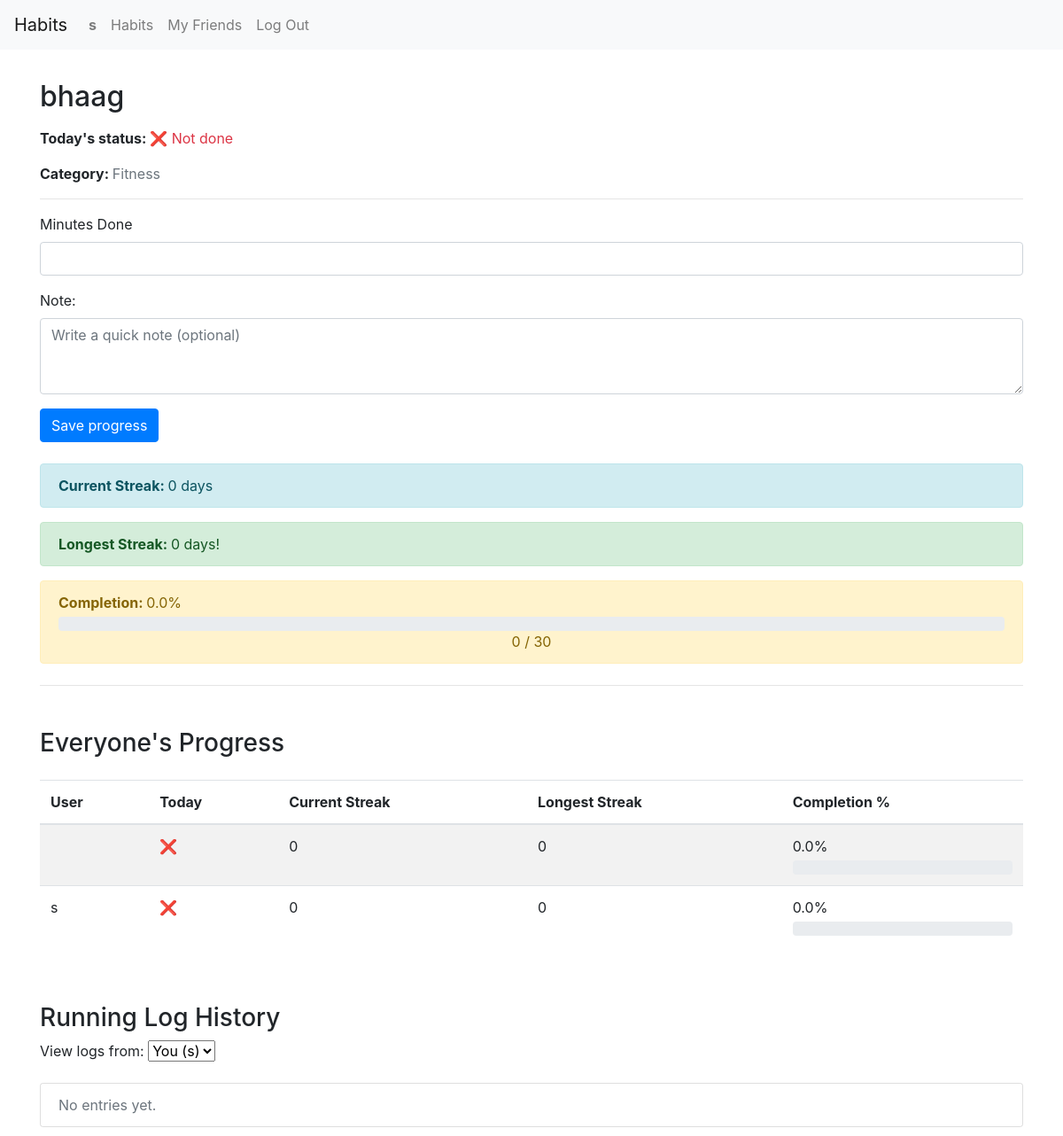
The page /habit/4/ (signed in) on the database as committed earlier.
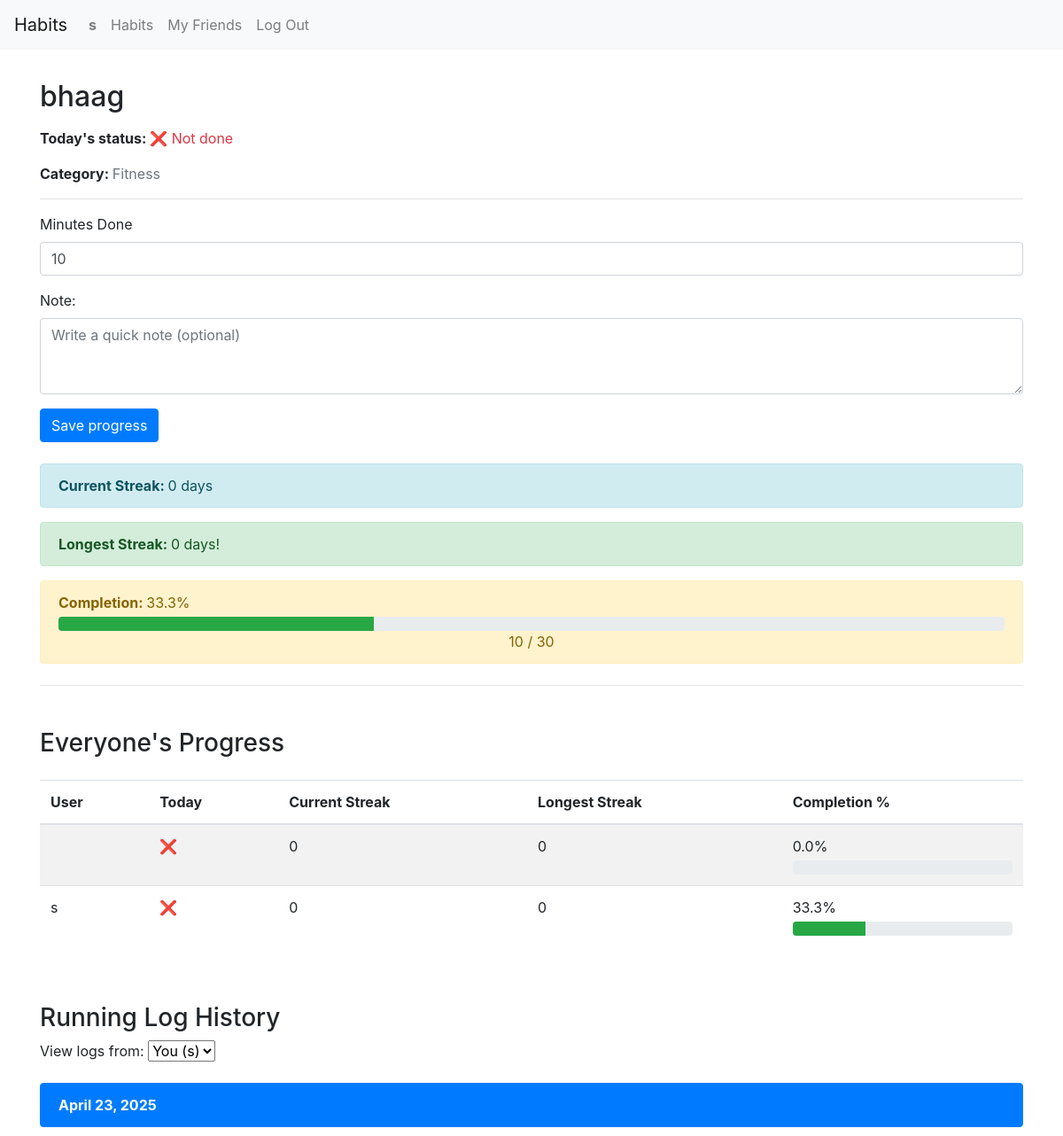
The same page on the database as committed later.
### tracker/models.py (models this page shows, shortened)
class User(AbstractUser):
    friends = models.ManyToManyField("self", symmetrical=True, blank=True)

class Habit(models.Model):
    name = models.CharField(max_length=100)
    created_at = models.DateField(auto_now_add=True)
    description = models.TextField(blank=True)
    users = models.ManyToManyField(User, related_name="shared_habits")
    owner = models.ForeignKey(User, on_delete=models.CASCADE, related_name="habits_owned", null=True, blank=True)
    target_minutes = models.PositiveIntegerField(default=30)
    category = models.ForeignKey(Category, on_delete=models.CASCADE, related_name='habits')

class Category(models.Model):
    name = models.CharField(max_length=32, unique=True)
    def __str__(self):
        return self.name

class HabitLog(models.Model):
    habit = models.ForeignKey(Habit, on_delete=models.CASCADE, related_name="logs")
    user = models.ForeignKey(User, on_delete=models.CASCADE)
    date = models.DateField(auto_now_add=True)
    completed = models.BooleanField(default=False)
    minutes_done = models.PositiveIntegerField(default=0)
    note = models.TextField(blank=True)
    class Meta:
        unique_together = ("habit", "user", "date")

### tracker/views.py (the view)
# urls.py: path("habit/<int:habit_id>/", views.habit_detail, name="habit_detail"),
@login_required
def habit_detail(request, habit_id):
    habit = get_object_or_404(Habit, id=habit_id, users=request.user)
    if request.user != habit.owner and request.user not in habit.users.all():
        return HttpResponseForbidden("You do not have access to this habit")
    selected_user_id = request.GET.get("user", request.user.id)
    selected_user = get_object_or_404(User, id=selected_user_id)
    logs = HabitLog.objects.filter(habit=habit, user=selected_user).order_by('-date')
    today_minutes = logs.filter(date=date.today()).aggregate(Sum('minutes_done'))['minutes_done__sum'] or 0
    today_done = today_minutes >= habit.target_minutes
    streak_data = get_streaks_and_progress(selected_user, habit) or {
        "current_streak": 0,
        "longest_streak": 0,
        "completion_percent": 0,
    }
    if request.method == 'POST':
        if selected_user == request.user:
            form = HabitLogForm(request.POST)
            if form.is_valid():
                note = form.cleaned_data['note']
                minutes_done = form.cleaned_data["minutes_done"]
                HabitLog.objects.update_or_create(
                    habit=habit,
                    user=request.user,
                    date=date.today(),
                    defaults={
                        "note": note,
                        "minutes_done": minutes_done,
                    }
                )
                return redirect('habit_detail', habit_id=habit.id)
            else:
                form = None
    else:
        if request.user == selected_user:
            try:
                log_today = HabitLog.objects.get(user=request.user, habit=habit, date=date.today())
                minutes_done = log_today.minutes_done
                note = log_today.note
            except HabitLog.DoesNotExist:
                note = ""
                minutes_done = None
            form = HabitLogForm(initial={
            "note": note,
            "minutes_done": minutes_done,
            })
        else:
            form = None
    logs_by_date = []
    for date_value, group in groupby(logs, key=attrgetter("date")):
        logs_by_date.append({
            "date": date_value,
            "logs": list(group),
        })
    for entry in logs_by_date:
        total = sum(log.minutes_done for log in entry['logs'])
        entry['total_minutes'] = total
    all_users = [habit.owner] + list(habit.users.all())
    everyone_progress = []
    for user in all_users:
        logs_for_user = HabitLog.objects.filter(habit=habit, user=user)
        streak = get_streaks_and_progress(user, habit) or {
            "current_streak": 0,
            "longest_streak": 0,
            "completion_percent": 0,
        }
        today_minutes = logs.filter(date=date.today()).aggregate(Sum("minutes_done"))["minutes_done__sum"] or 0
        today_done = today_minutes >= habit.target_minutes
        everyone_progress.append({
            "user": user,
            "current_streak": streak["current_streak"],
            "longest_streak": streak["longest_streak"],
            "completion_percent": streak["completion_percent"],
            "today_done": today_done,
        })
    return render(request, 'tracker/habit_detail.html', {
        "habit": habit,
        "logs_by_date": logs,
        "today_minutes": today_minutes,
        "today_done": today_done,
        "form": form,
        "streak": streak_data,
        "shared_users": habit.users.exclude(id=request.user.id),
        "selected_user": selected_user,
        "everyone_progress": everyone_progress,
    })

### tracker/forms.py
class HabitLogForm(forms.ModelForm):
    class Meta:
        model = HabitLog
        fields = ["minutes_done", "note"]
        widgets = {
            "note": forms.Textarea(attrs ={
                "class": "form-control",
                "rows": 3,
                "placeholder": "Write a quick note (optional)",
            }),
            "minutes_done": forms.NumberInput(attrs={
                "class": "form-control",
                "min": 0,
                "max": 180,
            })
        }

### tracker/views.py (called while the page is built)
def get_streaks_and_progress(user, habit):
    logs = HabitLog.objects.filter(user=user, habit=habit)
    start_date = habit.created_at
    target_minutes = habit.target_minutes
    streak_data = calculate_streaks(logs, start_date, target_minutes)
    return streak_data

### tracker/templates/tracker/habit_detail.html (shortened to what this page needs)
{% extends "tracker/layout.html" %}
{% load static %}
{% block body %}
    <div class="container mt-4">
        <h2 class="mb-3">{{ habit.name }}</h2>
        <p>
            <strong>Today's status: </strong>
            {% if today_done %}
                <span class="text-success">✅ Done</span>
            {% else %}
                <span class="text-danger">❌ Not done</span>
            {% endif %}
        </p>
        <p>
            <strong>Category: </strong>
            <span class="text-muted">{{ habit.category }}</span>
        </p>
        <hr>
        {% if form %}
            <form method="post" class="mb-4">
                <div class="mb-3">
                    <label for="{{ form.minutes_done.id_for_label }}">Minutes Done</label>
                    {{ form.minutes_done }}
                </div>
                <div class="mb-3">
                    <label for="{{ form.note.id_for_label}}">Note: </label>
                    {{ form.note }}
                </div>
                <button type="submit" class="btn btn-primary">Save progress</button>
            </form>
        {% endif %}
        <div class="mb-4">
            <div class="alert alert-info">
                <strong>Current Streak: </strong>{{ streak.current_streak }} days
            </div>
            <div class="alert alert-success">
                <strong>Longest Streak: </strong>{{ streak.longest_streak }} days!
            </div>
            <div class="alert alert-warning">
                <strong>Completion: </strong><span id="completion">{{ streak.completion_percent }}</span>%
                <div class="progress mt-1">
                    <div class="progress-bar bg-success" role="progressbar"
                    style="width: {{ streak.completion_percent }}%;"
                    aria-valuenow="{{ streak.completion_percent}}" aria-valuemin="0" aria-valuemax="100">
                    </div>
                </div>
                <div class="text-center justify-content-between">
                    {{ today_minutes }} / {{ habit.target_minutes }}
                </div>
            </div>
        </div>
        <hr>
        <h3 class="mt-5">Everyone's Progress</h3>
        <div class="table-responsive">
            <table class="table table-striped mt-3">
                <thead>
                    <tr>
                        <th>User</th>
                        <th>Today</th>
                        <th>Current Streak</th>
                        <th>Longest Streak</th>
                        <th>Completion %</th>
                    </tr>
                </thead>
                <tbody>
                    {% for progress in everyone_progress %}
                        <tr>
                            <td>{{ progress.user.username }}</td>
                            <td>
                                {% if progress.today_done %}
                                    <span class="text-success">✅</span>
                                {% else %}
                                    <span class="text-danger">❌</span>
                                {% endif %}
                            </td>
                            <td>{{ progress.current_streak }}</td>
                            <td>{{ progress.longest_streak }}</td>
                            <td>
                                {{ progress.completion_percent }}%
                                <div class="progress mt-1">
                                    <div class="progress-bar bg-success" role="progressbar" style="width: {{ progress.completion_percent }}%";" aria-valuenow="{{ progress.completion_percent }}" aria-valuemin="0" aria-valuemax="100"></div>
                                </div>
                            </td>
                        </tr>
                    {% endfor %}
                </tbody>
            </table>
        </div>
        <h3 class="mb-2 mt-5">Running Log History</h3>
        <form method="get" class="mb-3">
            <label for="user">View logs from:</label>
            <select name="user" id="user" onchange="this.form.submit()" class="form-select w-auto d-inline-block ms-2">
                <option value="{{ request.user.id }}" {% if selected_user.id == request.user.id %}selected{% endif %}>
                    You ({{ request.user.username }})
                </option>
            </select>
        </form>
        <ul class="list-group">
            {% for entry in logs_by_date %}
                <li class="list-group-item active">
                    <strong>{{ entry.date }}</strong>
                </li>
            {% empty %}
                <li class="list-group-item text-muted">No entries yet.</li>
            {% endfor %}
        </ul>
    </div>
{% endblock %}

### tracker/templates/tracker/layout.html (shortened to what this page needs)
{% load static %}
<!DOCTYPE html>
<html lang="en">
    <head>
        <link rel="stylesheet" href="https://stackpath.bootstrapcdn.com/bootstrap/4.4.1/css/bootstrap.min.css">
        <link href="{% static 'tracker/styles.css' %}" rel="stylesheet">
    </head>
    <body>
        <nav class="navbar navbar-expand-lg navbar-light bg-light">
            <a class="navbar-brand" href="#">Habits</a>
            <div>
              <ul class="navbar-nav mr-auto">
                {% if user.is_authenticated %}
                    <li class="nav-item">
                        <a class="nav-link" href="#"><strong>{{ user.username }}</strong></a>
                    </li>
                {% endif %}
                <li class="nav-item">
                  <a class="nav-link" href="{% url 'index' %}">Habits</a>
                </li>
                {% if user.is_authenticated %}
                    <li class="nav-item">
                        <a class="nav-link" href="{% url 'friends_list' %}">My Friends</a>
                    </li>
                    <li class="nav-item">
                        <a class="nav-link" href="{% url 'logout' %}">Log Out</a>
                    </li>
                {% endif %}
              </ul>
            </div>
          </nav>
        <div class="body">
            {% block body %}
            {% endblock %}
        </div>
    </body>
</html>

### tracker/static/tracker/styles.css (style rules this page uses)
.body { padding: 10px; }

Rows that differ between the two databases and show on the page:
changed User "You (s)": completion_percent "0.0" → "33.3"
added HabitLog: date "April 23, 2025"
Other text that changed with them:
form field minutes_done: (not shown) → "10"
{{ streak.completion_percent }}: "0.0" → "33.3"
{{ today_minutes }}: "0" → "10"
text no longer shown: "No entries yet."
